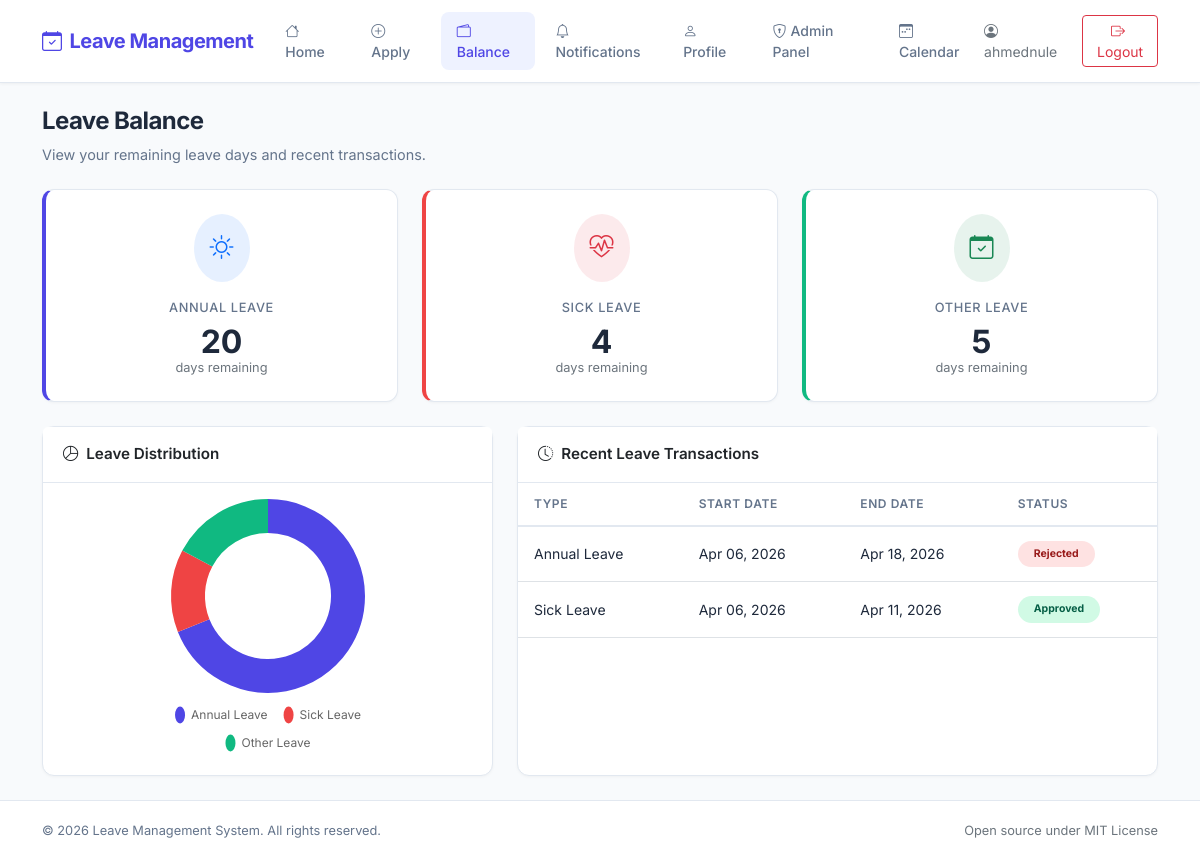
Screenshot of /balance/ (signed in) with the database file from the repository.
### users/models.py (models this page shows, shortened)
class LeaveBalance(models.Model):
    user = models.OneToOneField(settings.AUTH_USER_MODEL, on_delete=models.CASCADE)
    annual_leave = models.IntegerField(default=0)
    sick_leave = models.IntegerField(default=0)
    other_leave = models.IntegerField(default=0)

class LeaveApplication(models.Model):
    PENDING = 'Pending'
    APPROVED = 'Approved'
    REJECTED = 'Rejected'
    CANCELLED = 'Cancelled'
    STATUS_CHOICES = [
        (PENDING, 'Pending'),
        (APPROVED, 'Approved'),
        (REJECTED, 'Rejected'),
        (CANCELLED, 'Cancelled'),
    ]
    user = models.ForeignKey(settings.AUTH_USER_MODEL, on_delete=models.CASCADE, related_name='leave_applications')
    leave_type = models.ForeignKey(LeaveType, on_delete=models.CASCADE)
    start_date = models.DateField()
    end_date = models.DateField()
    message = models.TextField(default='')
    status = models.CharField(max_length=50, choices=STATUS_CHOICES, default=PENDING)
    rejection_reason = models.TextField(blank=True, default='')
    approved_by = models.ForeignKey(settings.AUTH_USER_MODEL, on_delete=models.SET_NULL, null=True, blank=True, related_name='approved_leaves')
    approved_at = models.DateTimeField(null=True, blank=True)
    rejected_by = models.ForeignKey(settings.AUTH_USER_MODEL, on_delete=models.SET_NULL, null=True, blank=True, related_name='rejected_leaves')
    rejected_at = models.DateTimeField(null=True, blank=True)

class LeaveType(models.Model):
    name = models.CharField(max_length=50)

### users/views.py (the view)
# urls.py: path('balance/', views.balance, name='balance'),
@login_required
def balance(request):
    leave_balance, created = LeaveBalance.objects.get_or_create(user=request.user)
    recent_leaves = LeaveApplication.objects.filter(user=request.user).order_by('-start_date')[:5]
    context = {
        'leave_balance': leave_balance,
        'recent_leaves': recent_leaves,
    }
    return render(request, 'users/balance.html', context)

### users/templates/users/balance.html (shortened to what this page needs)
{% extends "users/base.html" %}
{% block content %}
<div class="page-header">
    <h2>Leave Balance</h2>
    <p class="mb-0">View your remaining leave days and recent transactions.</p>
</div>
<div class="row g-4 mb-4">
    <div class="col-md-4">
        <div class="card stat-card h-100">
            <div class="card-body text-center p-4">
                <div class="bg-primary bg-opacity-10 rounded-circle p-3 d-inline-block mb-3">
                    <i class="bi bi-sun text-primary fs-4"></i>
                </div>
                <p class="stat-label mb-2">Annual Leave</p>
                <p class="stat-value mb-0">{{ leave_balance.annual_leave }}</p>
                <p class="text-secondary mb-0" style="font-size: 0.8rem;">days remaining</p>
            </div>
        </div>
    </div>
    <div class="col-md-4">
        <div class="card stat-card danger h-100">
            <div class="card-body text-center p-4">
                <div class="bg-danger bg-opacity-10 rounded-circle p-3 d-inline-block mb-3">
                    <i class="bi bi-heart-pulse text-danger fs-4"></i>
                </div>
                <p class="stat-label mb-2">Sick Leave</p>
                <p class="stat-value mb-0">{{ leave_balance.sick_leave }}</p>
                <p class="text-secondary mb-0" style="font-size: 0.8rem;">days remaining</p>
            </div>
        </div>
    </div>
    <div class="col-md-4">
        <div class="card stat-card success h-100">
            <div class="card-body text-center p-4">
                <div class="bg-success bg-opacity-10 rounded-circle p-3 d-inline-block mb-3">
                    <i class="bi bi-calendar-check text-success fs-4"></i>
                </div>
                <p class="stat-label mb-2">Other Leave</p>
                <p class="stat-value mb-0">{{ leave_balance.other_leave }}</p>
                <p class="text-secondary mb-0" style="font-size: 0.8rem;">days remaining</p>
            </div>
        </div>
    </div>
</div>
<div class="row g-4">
    <div class="col-lg-5">
        <div class="card h-100">
            <div class="card-header">
                <i class="bi bi-pie-chart me-2"></i>Leave Distribution
            </div>
            <div class="card-body d-flex align-items-center justify-content-center" style="min-height: 280px;">
                <div style="width: 100%; max-width: 260px;">
                    <canvas id="leaveChart"></canvas>
                </div>
            </div>
        </div>
    </div>
    <div class="col-lg-7">
        <div class="card h-100">
            <div class="card-header">
                <i class="bi bi-clock-history me-2"></i>Recent Leave Transactions
            </div>
            <div class="card-body p-0">
                {% if recent_leaves %}
                <div class="table-responsive">
                    <table class="table table-hover mb-0">
                        <thead>
                            <tr>
                                <th>Type</th>
                                <th>Start Date</th>
                                <th>End Date</th>
                                <th>Status</th>
                            </tr>
                        </thead>
                        <tbody>
                            {% for leave in recent_leaves %}
                            <tr>
                                <td class="fw-500">{{ leave.leave_type.name }}</td>
                                <td>{{ leave.start_date|date:"M d, Y" }}</td>
                                <td>{{ leave.end_date|date:"M d, Y" }}</td>
                                <td>
                                    {% if leave.status == 'Approved' %}
                                        <span class="badge badge-approved px-3 py-2 rounded-pill">Approved</span>
                                    {% elif leave.status == 'Rejected' %}
                                        <span class="badge badge-rejected px-3 py-2 rounded-pill">Rejected</span>
                                    {% else %}
                                        <span class="badge badge-pending px-3 py-2 rounded-pill">Pending</span>
                                    {% endif %}
                                </td>
                            </tr>
                            {% endfor %}
                        </tbody>
                    </table>
                </div>
                {% else %}
                <div class="text-center py-5 text-secondary">
                    <i class="bi bi-inbox fs-1 d-block mb-3"></i>
                    <p class="mb-0">No leave transactions yet.</p>
                </div>
                {% endif %}
            </div>
        </div>
    </div>
</div>
{% endblock %}
{% block extra_js %}
<script>
    const ctx = document.getElementById('leaveChart').getContext('2d');
    new Chart(ctx, {
        type: 'doughnut',
        data: {
            labels: ['Annual Leave', 'Sick Leave', 'Other Leave'],
            datasets: [{
                data: [
                    {{ leave_balance.annual_leave }},
                    {{ leave_balance.sick_leave }},
                    {{ leave_balance.other_leave }}
                ],
                backgroundColor: ['#4F46E5', '#EF4444', '#10B981'],
                borderWidth: 0,
                hoverOffset: 6
            }]
        },
        options: {
            responsive: true,
            maintainAspectRatio: true,
            cutout: '65%',
            plugins: {
                legend: {
                    position: 'bottom',
                    labels: {
                        padding: 16,
                        usePointStyle: true,
                        pointStyleWidth: 10,
                        font: { size: 12, family: 'Inter' }
                    }
                }
            }
        }
    });
</script>
{% endblock %}

### users/templates/users/base.html (shortened to what this page needs)
<!doctype html>
<html lang="en">
<head>
    <link href="https://cdn.jsdelivr.net/npm/bootstrap@5.3.3/dist/css/bootstrap.min.css" rel="stylesheet">
    <link href="https://cdn.jsdelivr.net/npm/bootstrap-icons@1.11.3/font/bootstrap-icons.min.css" rel="stylesheet">
</head>
<body>
    {% if user.is_authenticated %}
        <nav class="navbar navbar-expand-lg sticky-top">
            <div class="container">
                <a class="navbar-brand" href="{% url 'home' %}">
                    <i class="bi bi-calendar-check me-2"></i>Leave Management
                </a>
                <div class="collapse navbar-collapse" id="navbarContent">
                    <ul class="navbar-nav me-auto mb-2 mb-lg-0 gap-1">
                        <li class="nav-item">
                            <a class="nav-link {% if request.resolver_match.url_name == 'home' %}active{% endif %}" href="{% url 'home' %}">
                                <i class="bi bi-house me-1"></i>Home
                            </a>
                        </li>
                        <li class="nav-item">
                            <a class="nav-link {% if request.resolver_match.url_name == 'apply' %}active{% endif %}" href="{% url 'apply' %}">
                                <i class="bi bi-plus-circle me-1"></i>Apply
                            </a>
                        </li>
                        <li class="nav-item">
                            <a class="nav-link {% if request.resolver_match.url_name == 'balance' %}active{% endif %}" href="{% url 'balance' %}">
                                <i class="bi bi-wallet2 me-1"></i>Balance
                            </a>
                        </li>
                        <li class="nav-item">
                            <a class="nav-link {% if request.resolver_match.url_name == 'notifications' %}active{% endif %}" href="{% url 'notifications' %}">
                                <i class="bi bi-bell me-1"></i>Notifications
                            </a>
                        </li>
                        <li class="nav-item">
                            <a class="nav-link {% if request.resolver_match.url_name == 'profile' %}active{% endif %}" href="{% url 'profile' %}">
                                <i class="bi bi-person me-1"></i>Profile
                            </a>
                        </li>
                        {% if user.is_superuser %}
                        <li class="nav-item">
                            <a class="nav-link" href="/admin/" target="_blank">
                                <i class="bi bi-shield-lock me-1"></i>Admin Panel
                            </a>
                        </li>
                        {% endif %}
                        <li class="nav-item">
                            <a class="nav-link {% if request.resolver_match.url_name == 'team_calendar' %}active{% endif %}" href="{% url 'team_calendar' %}">
                                <i class="bi bi-calendar3-week me-1"></i>Calendar
                            </a>
                        </li>
                    </ul>
                    <div class="d-flex align-items-center gap-3">
                        <span class="text-secondary d-none d-lg-inline" style="font-size: 0.875rem;">
                            <i class="bi bi-person-circle me-1"></i>{{ user.username }}
                        </span>
                        <a href="{% url 'logout' %}" class="btn btn-outline-danger btn-sm">
                            <i class="bi bi-box-arrow-right me-1"></i>Logout
                        </a>
                    </div>
                </div>
            </div>
        </nav>
        <main class="flex-grow-1">
            <div class="container py-4">
                {% block content %}
                {% endblock %}
            </div>
        </main>
        <footer>
            <div class="container">
                <div class="row align-items-center">
                    <div class="col-md-6">
                        <span class="mb-0">&copy; {% now "Y" %} Leave Management System. All rights reserved.</span>
                    </div>
                    <div class="col-md-6 text-md-end">
                        <span class="text-secondary">Open source under MIT License</span>
                    </div>
                </div>
            </div>
        </footer>
    {% endif %}
    {% block extra_js %}{% endblock %}
</body>
</html>

### users/templates/users/base.html (style rules this page uses)
:root { --primary: #4F46E5; --primary-hover: #4338CA; --primary-light: #EEF2FF; --surface: #FFFFFF; --background: #F8FAFC; --text-primary: #1E293B; --text-secondary: #64748B; --border: #E2E8F0; --success: #10B981; --warning: #F59E0B; --danger: #EF4444; }
* { font-family: 'Inter', sans-serif; }
body { background-color: var(--background); color: var(--text-primary); min-height: 100vh; display: flex; flex-direction: column; }
.navbar { background-color: var(--surface) !important; border-bottom: 1px solid var(--border); box-shadow: 0 1px 3px rgba(0, 0, 0, 0.05); padding: 0.75rem 0; }
.navbar-brand { font-weight: 700; font-size: 1.25rem; color: var(--primary) !important; letter-spacing: -0.025em; }
.navbar-brand i { color: var(--primary); }
.nav-link { color: var(--text-secondary) !important; font-weight: 500; font-size: 0.875rem; padding: 0.5rem 1rem !important; border-radius: 0.5rem; transition: all 0.15s ease; }
.nav-link.active { color: var(--primary) !important; background-color: var(--primary-light); }
.card { border: 1px solid var(--border); border-radius: 0.75rem; box-shadow: 0 1px 3px rgba(0, 0, 0, 0.04); transition: box-shadow 0.15s ease; }
.card-header { background-color: var(--surface); border-bottom: 1px solid var(--border); font-weight: 600; font-size: 0.95rem; padding: 1rem 1.25rem; }
.badge-approved { background-color: #D1FAE5; color: #065F46; }
.badge-rejected { background-color: #FEE2E2; color: #991B1B; }
.stat-card { border-left: 4px solid var(--primary); }
.stat-card.success { border-left-color: var(--success); }
.stat-card.danger { border-left-color: var(--danger); }
.stat-value { font-size: 2rem; font-weight: 700; color: var(--text-primary); line-height: 1; }
.stat-label { font-size: 0.8rem; font-weight: 500; color: var(--text-secondary); text-transform: uppercase; letter-spacing: 0.05em; }
footer { margin-top: auto; background-color: var(--surface); border-top: 1px solid var(--border); padding: 1.25rem 0; font-size: 0.8rem; color: var(--text-secondary); }
.page-header { margin-bottom: 1.5rem; }
.page-header h2 { font-weight: 700; font-size: 1.5rem; color: var(--text-primary); letter-spacing: -0.025em; }
.page-header p { color: var(--text-secondary); font-size: 0.9rem; }
.table { font-size: 0.875rem; }
.table thead th { font-weight: 600; font-size: 0.75rem; text-transform: uppercase; letter-spacing: 0.05em; color: var(--text-secondary); border-bottom: 2px solid var(--border); padding: 0.75rem 1rem; }
.table tbody td { padding: 0.875rem 1rem; vertical-align: middle; color: var(--text-primary); }

### rows the page displays
LeaveBalance: annual_leave "20", sick_leave "4", other_leave "5"
LeaveApplication: leave_type.name "Annual Leave", start_date "Apr 06, 2026", end_date "Apr 18, 2026", status "Rejected"
LeaveApplication: leave_type.name "Sick Leave", start_date "Apr 06, 2026", end_date "Apr 11, 2026", status "Approved"

### other values shown
{{ user.username }} "ahmednule"
chart data {{ leave_balance.annual_leave }} 20
chart data {{ leave_balance.sick_leave }} 4
chart data {{ leave_balance.other_leave }} 5
